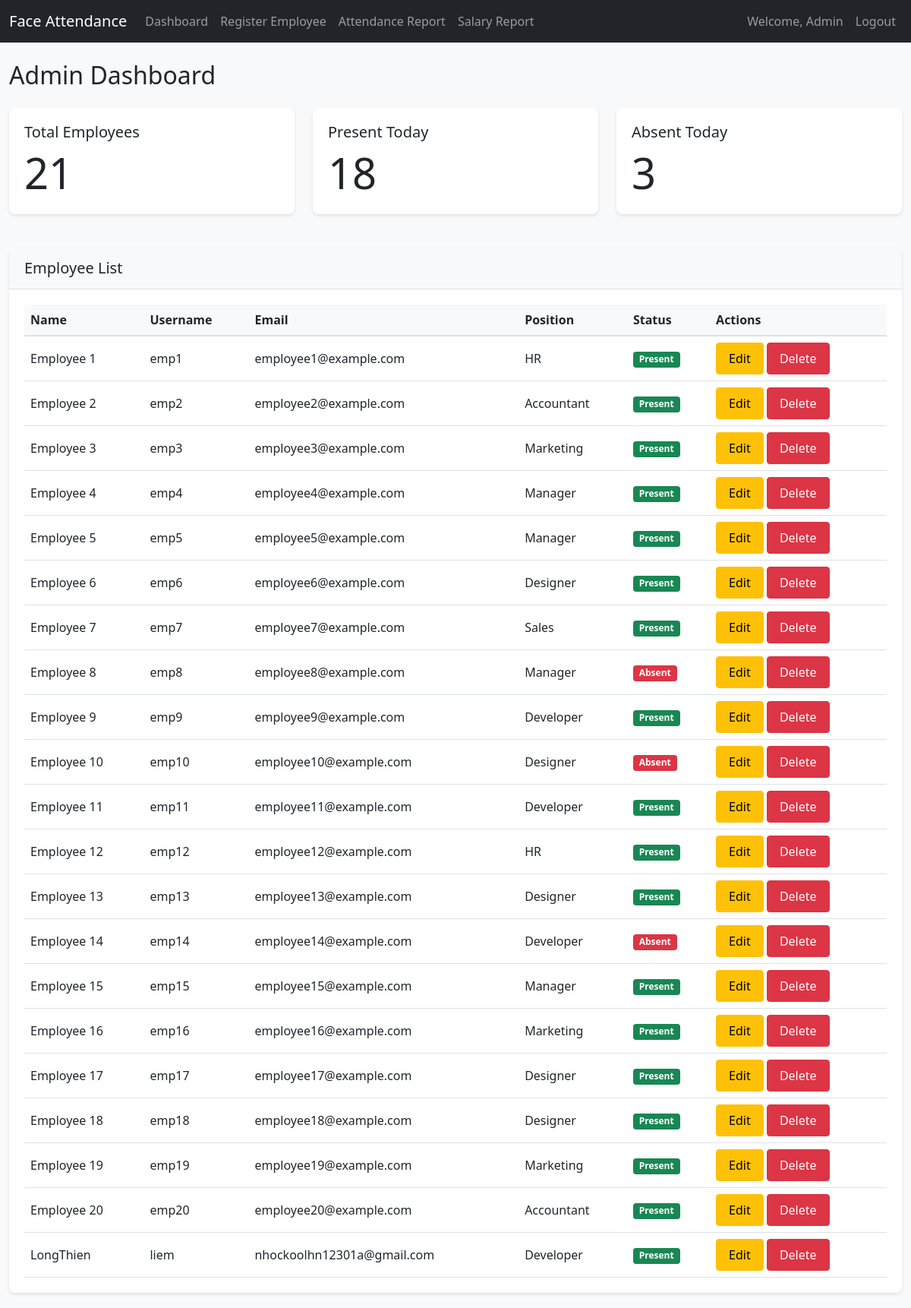
The app's page /admin/dashboard (signed in), older data.
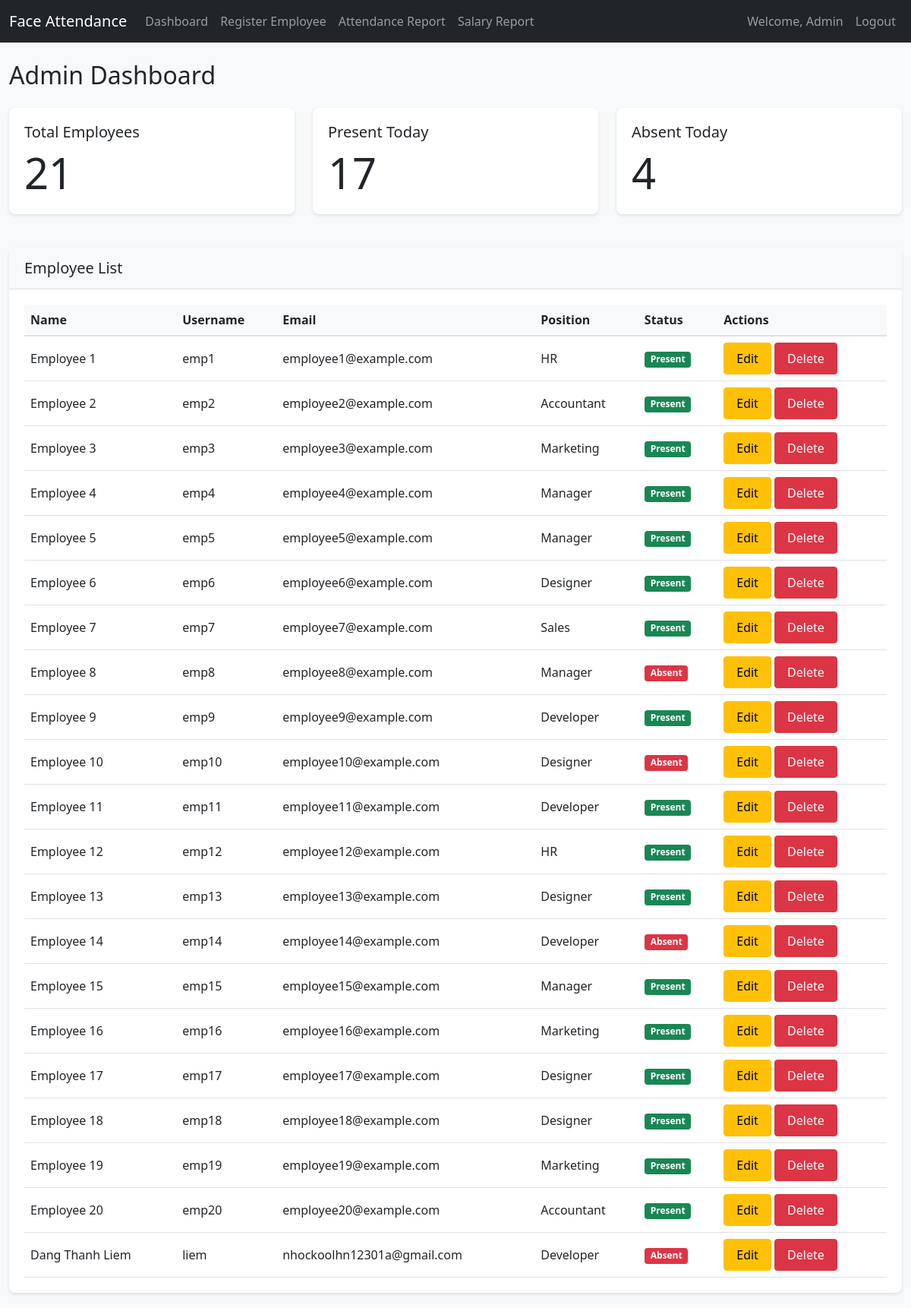
The same page, newer data.
### app/models.py (models this page shows, shortened)
class User(UserMixin, db.Model):
    id = db.Column(db.Integer, primary_key=True)
    username = db.Column(db.String(64), unique=True, nullable=False)
    email = db.Column(db.String(120), unique=True, nullable=False)
    password_hash = db.Column(db.String(128))
    name = db.Column(db.String(64))
    is_admin = db.Column(db.Boolean, default=False)
    face_encoding = db.Column(db.LargeBinary)
    position = db.Column(db.String(100))
    hourly_rate = db.Column(db.Float, default=0)
    attendances = db.relationship('Attendance', backref='user', lazy=True)

### app/routes.py (the view)
@admin.route('/dashboard')
@login_required
def dashboard():
    if not current_user.is_admin:
        return redirect(url_for('employee.dashboard'))
    employees = User.query.filter_by(is_admin=False).all()
    today = datetime.now().date()
    attendance_count = Attendance.query.filter_by(date=today).count()
    return render_template('admin/dashboard.html',
                         employees=employees,
                         attendance_count=attendance_count,
                         today=today)

### app/models.py (called while the page is built)
@login_manager.user_loader
def load_user(id):
    return User.query.get(int(id))

### app/templates/admin/dashboard.html
{% extends "base.html" %} {% block content %}
<h2>Admin Dashboard</h2>
<div class="row mt-4">
  <div class="col-md-4">
    <div class="card dashboard-card">
      <div class="card-body">
        <h5 class="card-title">Total Employees</h5>
        <p class="card-text display-4">{{ employees|length }}</p>
      </div>
    </div>
  </div>
  <div class="col-md-4">
    <div class="card dashboard-card">
      <div class="card-body">
        <h5 class="card-title">Present Today</h5>
        <p class="card-text display-4">{{ attendance_count }}</p>
      </div>
    </div>
  </div>
  <div class="col-md-4">
    <div class="card dashboard-card">
      <div class="card-body">
        <h5 class="card-title">Absent Today</h5>
        <p class="card-text display-4">
          {{ employees|length - attendance_count }}
        </p>
      </div>
    </div>
  </div>
</div>
<div class="card mt-4">
  <div class="card-header">
    <h5 class="mb-0">Employee List</h5>
  </div>
  <div class="card-body">
    <table class="table">
      <thead>
        <tr>
          <th>Name</th>
          <th>Username</th>
          <th>Email</th>
          <th>Position</th>
          <th>Status</th>
          <th>Actions</th>
        </tr>
      </thead>
      <tbody>
        {% for employee in employees %}
        <tr>
          <td>{{ employee.name }}</td>
          <td>{{ employee.username }}</td>
          <td>{{ employee.email }}</td>
          <td>{{ employee.position }}</td>
          <td>
            {% if employee.attendances and employee.attendances[-1].date ==
            today %}
            <span class="badge bg-success">Present</span>
            {% else %}
            <span class="badge bg-danger">Absent</span>
            {% endif %}
          </td>
          <td>
            <a
              href="{{ url_for('admin.edit_employee', employee_id=employee.id) }}"
              class="btn btn-warning"
              >Edit</a
            >
            <form
              action="{{ url_for('admin.delete_employee', employee_id=employee.id) }}"
              method="POST"
              style="display: inline"
            >
              <button
                type="submit"
                class="btn btn-danger"
                onclick="return confirm('Are you sure you want to delete this employee?');"
              >
                Delete
              </button>
            </form>
          </td>
        </tr>
        {% endfor %}
      </tbody>
    </table>
  </div>
</div>
{% endblock %}

Row changes from the older to the newer data that the page shows:
changed User "liem": name "LongThien" → "Dang Thanh Liem"; text "Present" → "Absent"
Text that changed along with them:
{{ attendance_count }}: "18" → "17"
{{ employees|length - attendance_count }}: "3" → "4"
